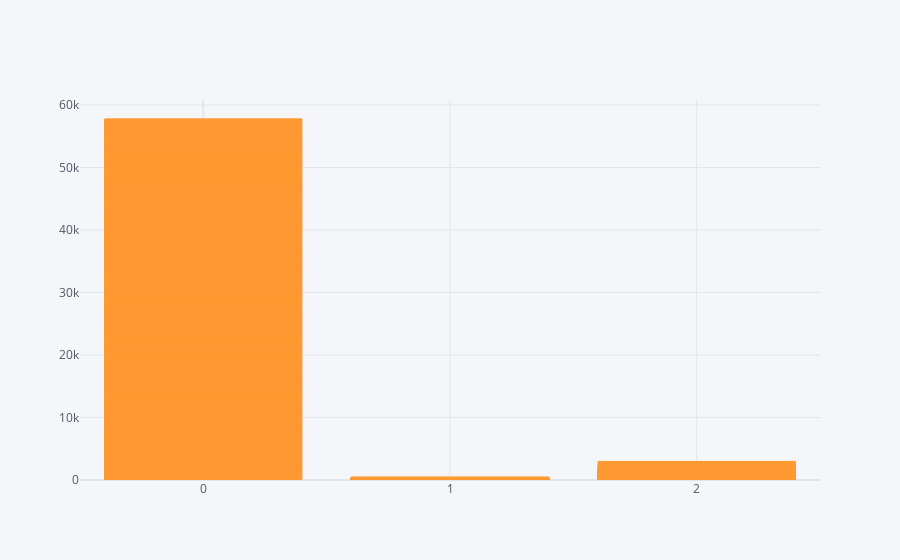

The notebook cell this image was saved under:
### Code cell
test_train_cluster.iplot(kind='bar',x = 'cluster', y = 'Age')

### Figure 1 — Plotly figure (JSON) as saved in the notebook; plotly's stock layout.template omitted (floating-point values rounded to 4 significant figures; data arrays with more than 128 entries replaced by an {"elided": "..."} marker saying what was removed)
{"data": [{"name": "Age", "text": "", "y": {"elided": "3494 mixed values"}, "marker": {"color": "rgba(255, 153, 51, 0.6)", "line": {"color": "rgba(255, 153, 51, 1.0)", "width": 1}}, "x": {"elided": "3494 int values"}, "type": "bar", "orientation": "v"}], "layout": {"title": {"font": {"color": "#4D5663"}}, "paper_bgcolor": "#F5F6F9", "plot_bgcolor": "#F5F6F9", "yaxis": {"tickfont": {"color": "#4D5663"}, "zerolinecolor": "#E1E5ED", "title": {"text": "", "font": {"color": "#4D5663"}}, "gridcolor": "#E1E5ED", "showgrid": true}, "xaxis": {"tickfont": {"color": "#4D5663"}, "zerolinecolor": "#E1E5ED", "title": {"text": "", "font": {"color": "#4D5663"}}, "gridcolor": "#E1E5ED", "showgrid": true}, "legend": {"bgcolor": "#F5F6F9", "font": {"color": "#4D5663"}}}}
